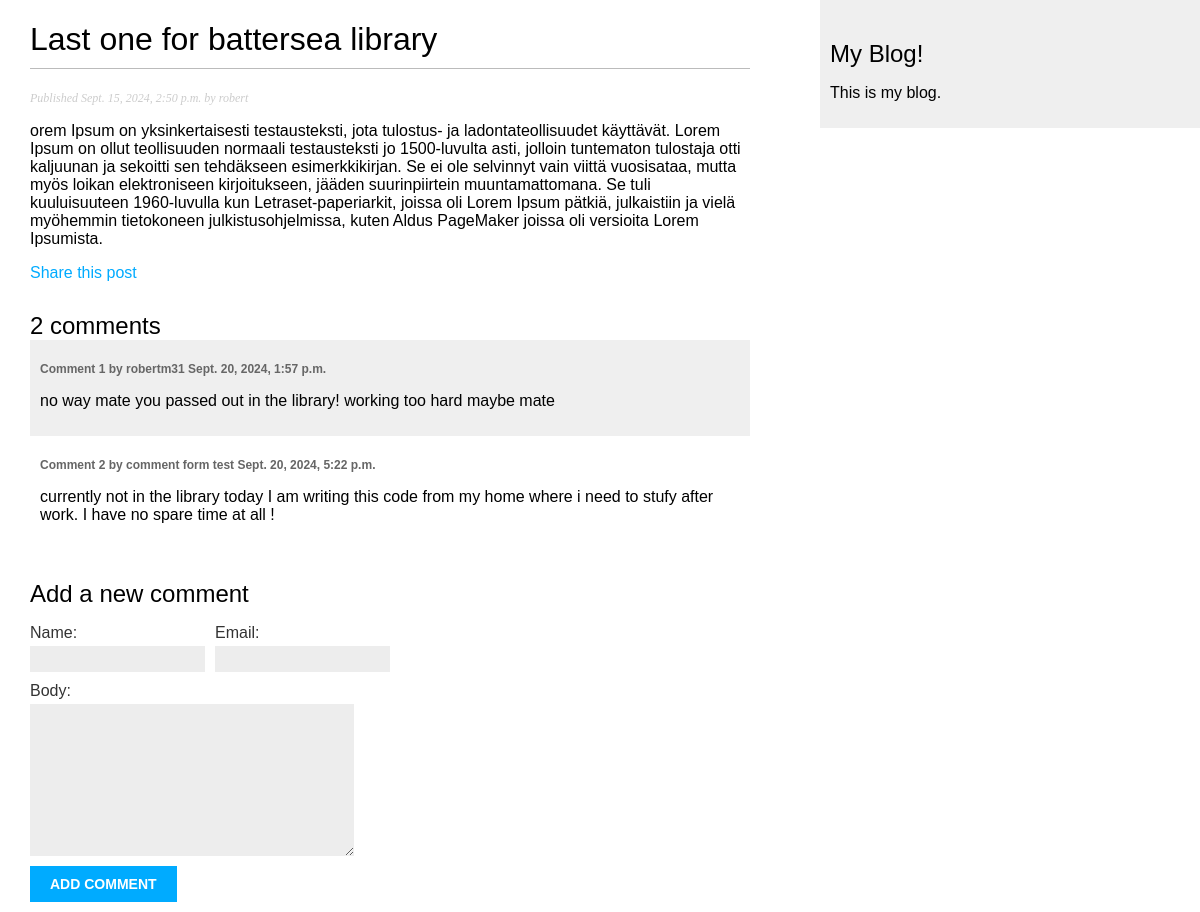
Page /blog/2024/9/15/last-one-for-battersea-library/ on the committed database.
### blog/models.py (models this page shows, shortened)
class Post(models.Model):
    class Status(models.TextChoices):
        DRAFT = 'DF', 'Draft'
        PUBLISHED = 'PB', 'Published'
    title = models.CharField(max_length=250)
    slug = models.SlugField(
        max_length=250,
        unique_for_date='publish'
        )
    author = models.ForeignKey(
        settings.AUTH_USER_MODEL,
        on_delete=models.CASCADE,
        related_name="blog_posts"
    )
    body = models.TextField()
    publish = models.DateTimeField(default=timezone.now)
    created = models.DateTimeField(auto_now_add=True)
    updated = models.DateTimeField(auto_now=True)
    status = models.CharField(
        max_length=2,
        choices=Status,
        default=Status.DRAFT
    )
    objects = models.Manager()  #default manager
    published = PublishedManager()  #custom manager
    tags = TaggableManager()
    class Meta:
        ordering = ['-publish']
        indexes = [
            models.Index(fields=['-publish']),
        ]

class Comment(models.Model):
    post = models.ForeignKey(
        Post,
        on_delete=models.CASCADE,
        related_name="comments"
    )
    name = models.CharField(max_length=80)
    email = models.EmailField()
    body = models.TextField()
    created = models.DateTimeField(auto_now_add=True)
    updated = models.DateTimeField(auto_now=True)
    active = models.BooleanField(default=True)
    class Meta:
        ordering = ['created']
        indexes = [
            models.Index(fields=['created']),
        ]

### blog/views.py (the view)
def post_detail(request, year, month, day, post):
    post = get_object_or_404(
        Post,
        status=Post.Status.PUBLISHED,
        slug=post,
        publish__year=year,
        publish__month=month,
        publish__day=day
    )
    comments = post.comments.filter(active=True)
    form = CommentForm()
    return render(
        request,
        'blog/post/detail.html',
        {
            'post': post,
            "comments":comments,
            "form": form
        }
    )

### blog/forms.py
class CommentForm(forms.ModelForm):
    class Meta:
        model = Comment
        fields = ['name', 'email', 'body']

### blog/templates/blog/post/detail.html (shortened to what this page needs)
{% extends 'blog/base.html' %}
{% block content %}
    <h1>{{ post.title }}</h1>
    <p class="date">
        Published {{ post.publish }} by  {{ post.author }}
    </p>
    {{ post.body|linebreaks }}
    <p>
        <a href="{% url 'blog:post_share' post.id %}">
            Share this post
        </a>
    </p>
    {% with comments.count as total_comments %}
        <h2>
            {{ total_comments }} comment{{ total_comments|pluralize }}
        </h2>
    {% endwith %}
    {% for comment in comments %}
        <div class="comment">
            <p class="info">
                Comment {{ forloop.counter }} by {{ comment.name }}
                {{ comment.created }}
            </p>
            {{ comment.body|linebreaks }}
        </div>
    {% empty %}
        <p>There are no comments</p>
    {% endfor %}
    {% include "blog/post/includes/comment_form.html" %}
{% endblock %}

### blog/static/css/blog.css (style rules this page uses)
body { margin:0; padding:0; font-family:helvetica, sans-serif; }
a { color:#00abff; text-decoration:none; }
h1 { font-weight:normal; border-bottom:1px solid #bbb; padding:0 0 10px 0; }
h2 { font-weight:normal; margin:30px 0 0; }
p.date { color:#ccc; font-family: georgia, serif; font-size: 12px; font-style: italic; }
label { float:left; clear:both; color:#333; margin-bottom:4px; }
input, textarea { clear:both; float:left; margin:0 0 10px; background:#ededed; border:0; padding:6px 10px; font-size:12px; }
.comment { padding:10px; }
.comment:nth-child(even) { background:#efefef; }
.comment .info { font-weight:bold; font-size:12px; color:#666; }

### rows in the picture
Post: title "Last one for battersea library", publish "Sept. 15, 2024, 2:50 p.m.", author "robert", body "orem Ipsum on yksinkertaisesti testausteksti, jota tulostus- ja ladontateollisuudet käyttävät. Lorem Ipsum on ollut teollisuuden normaali testausteksti jo 1500-luvulta asti, jolloin tuntematon tulostaja otti kaljuunan ja sekoitti sen tehdäkseen esimerkkikirjan. Se ei ole selvinnyt vain viittä vuosisataa, mutta myös loikan elektroniseen kirjoitukseen, jääden suurinpiirtein muuntamattomana. Se tuli kuuluisuuteen 1960-luvulla kun Letraset-paperiarkit, joissa oli Lorem Ipsum pätkiä, julkaistiin ja vielä myöhemmin tietokoneen julkistusohjelmissa, kuten Aldus PageMaker joissa oli versioita Lorem Ipsumista."
Comment: name "robertm31", created "Sept. 20, 2024, 1:57 p.m.", body "no way mate you passed out in the library! working too hard maybe mate"
Comment: name "comment form test", created "Sept. 20, 2024, 5:22 p.m.", body "currently not in the library today I am writing this code from my home where i need to stufy after work. I have no spare time at all !"

### other values in the picture
{{ total_comments }} "2"
